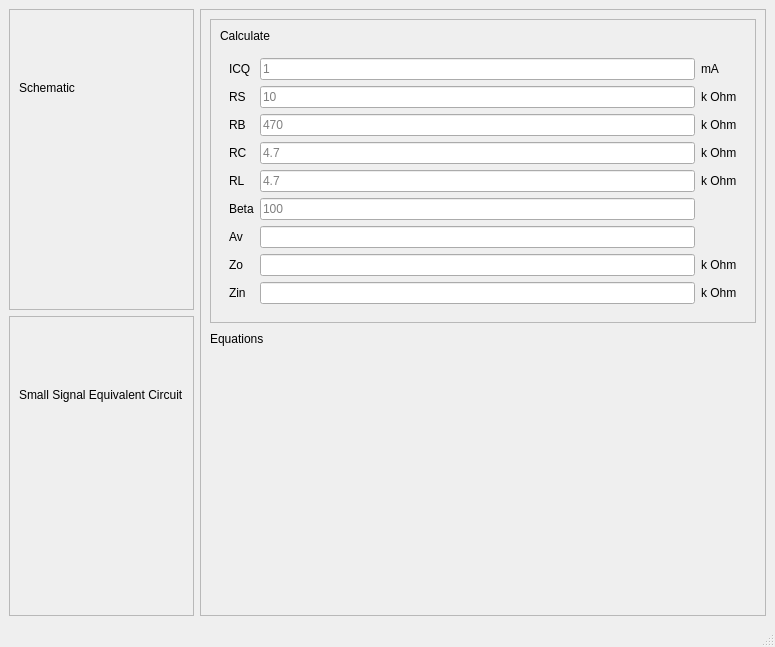
<?xml version="1.0" encoding="UTF-8"?>
<ui version="4.0">
 <class>CommonEmitter</class>
 <widget class="QMainWindow" name="CommonEmitter">
  <property name="geometry">
   <rect>
    <x>0</x>
    <y>0</y>
    <width>775</width>
    <height>647</height>
   </rect>
  </property>
  <property name="windowTitle">
   <string>Common Emitter Feedback Amplifier</string>
  </property>
  <widget class="QWidget" name="centralwidget">
   <layout class="QGridLayout" name="gridLayout">
    <item row="0" column="0">
     <layout class="QVBoxLayout" name="verticalLayout_2">
      <item>
       <widget class="QFrame" name="frame_4">
        <property name="sizePolicy">
         <sizepolicy hsizetype="Minimum" vsizetype="Minimum">
          <horstretch>0</horstretch>
          <verstretch>0</verstretch>
         </sizepolicy>
        </property>
        <property name="frameShape">
         <enum>QFrame::StyledPanel</enum>
        </property>
        <property name="frameShadow">
         <enum>QFrame::Raised</enum>
        </property>
        <layout class="QVBoxLayout" name="verticalLayout_9">
         <item>
          <layout class="QVBoxLayout" name="verticalLayout_10">
           <item>
            <widget class="QLabel" name="label_7">
             <property name="text">
              <string>Schematic</string>
             </property>
            </widget>
           </item>
           <item>
            <widget class="QLabel" name="label_8">
             <property name="text">
              <string/>
             </property>
             <property name="pixmap">
              <pixmap>schematic.png</pixmap>
             </property>
             <property name="alignment">
              <set>Qt::AlignCenter</set>
             </property>
            </widget>
           </item>
          </layout>
         </item>
        </layout>
       </widget>
      </item>
      <item>
       <widget class="QFrame" name="frame_5">
        <property name="frameShape">
         <enum>QFrame::StyledPanel</enum>
        </property>
        <property name="frameShadow">
         <enum>QFrame::Raised</enum>
        </property>
        <layout class="QVBoxLayout" name="verticalLayout_11">
         <item>
          <layout class="QVBoxLayout" name="verticalLayout_12">
           <item>
            <widget class="QLabel" name="label_9">
             <property name="text">
              <string>Small Signal Equivalent Circuit</string>
             </property>
            </widget>
           </item>
           <item>
            <widget class="QLabel" name="label_10">
             <property name="text">
              <string/>
             </property>
             <property name="pixmap">
              <pixmap>r-pi-beta-equivalent.png</pixmap>
             </property>
             <property name="alignment">
              <set>Qt::AlignCenter</set>
             </property>
            </widget>
           </item>
          </layout>
         </item>
        </layout>
       </widget>
      </item>
     </layout>
    </item>
    <item row="0" column="1">
     <layout class="QVBoxLayout" name="verticalLayout_16">
      <item>
       <widget class="QFrame" name="frame_6">
        <property name="frameShape">
         <enum>QFrame::StyledPanel</enum>
        </property>
        <property name="frameShadow">
         <enum>QFrame::Raised</enum>
        </property>
        <layout class="QVBoxLayout" name="verticalLayout_13">
         <item>
          <layout class="QVBoxLayout" name="verticalLayout_14">
           <item>
            <widget class="QFrame" name="frame_7">
             <property name="frameShape">
              <enum>QFrame::StyledPanel</enum>
             </property>
             <property name="frameShadow">
              <enum>QFrame::Raised</enum>
             </property>
             <layout class="QHBoxLayout" name="horizontalLayout">
              <item>
               <layout class="QVBoxLayout" name="verticalLayout_17">
                <item>
                 <widget class="QLabel" name="label_13">
                  <property name="text">
                   <string>Calculate</string>
                  </property>
                 </widget>
                </item>
                <item>
                 <widget class="QFrame" name="frame">
                  <layout class="QGridLayout" name="gridLayout_2">
                   <item row="1" column="0">
                    <widget class="QLabel" name="label_14">
                     <property name="text">
                      <string>RS</string>
                     </property>
                    </widget>
                   </item>
                   <item row="1" column="1">
                    <widget class="QLineEdit" name="RS_Edit">
                     <property name="placeholderText">
                      <string>10</string>
                     </property>
                    </widget>
                   </item>
                   <item row="2" column="0">
                    <widget class="QLabel" name="label_16">
                     <property name="text">
                      <string>RB</string>
                     </property>
                    </widget>
                   </item>
                   <item row="4" column="1">
                    <widget class="QLineEdit" name="RL_Edit">
                     <property name="placeholderText">
                      <string>4.7</string>
                     </property>
                    </widget>
                   </item>
                   <item row="0" column="0">
                    <widget class="QLabel" name="label_15">
                     <property name="text">
                      <string>ICQ</string>
                     </property>
                    </widget>
                   </item>
                   <item row="0" column="1">
                    <widget class="QLineEdit" name="ICQ_Edit">
                     <property name="placeholderText">
                      <string>1</string>
                     </property>
                    </widget>
                   </item>
                   <item row="2" column="1">
                    <widget class="QLineEdit" name="RB_Edit">
                     <property name="placeholderText">
                      <string>470</string>
                     </property>
                    </widget>
                   </item>
                   <item row="7" column="0">
                    <widget class="QLabel" name="label_21">
                     <property name="text">
                      <string>Zo</string>
                     </property>
                    </widget>
                   </item>
                   <item row="3" column="0">
                    <widget class="QLabel" name="label_17">
                     <property name="text">
                      <string>RC</string>
                     </property>
                    </widget>
                   </item>
                   <item row="3" column="1">
                    <widget class="QLineEdit" name="RC_Edit">
                     <property name="placeholderText">
                      <string>4.7</string>
                     </property>
                    </widget>
                   </item>
                   <item row="4" column="0">
                    <widget class="QLabel" name="label_18">
                     <property name="text">
                      <string>RL</string>
                     </property>
                    </widget>
                   </item>
                   <item row="5" column="0">
                    <widget class="QLabel" name="label_19">
                     <property name="text">
                      <string>Beta</string>
                     </property>
                    </widget>
                   </item>
                   <item row="5" column="1">
                    <widget class="QLineEdit" name="Beta_Edit">
                     <property name="placeholderText">
                      <string>100</string>
                     </property>
                    </widget>
                   </item>
                   <item row="6" column="0">
                    <widget class="QLabel" name="label_20">
                     <property name="text">
                      <string>Av</string>
                     </property>
                    </widget>
                   </item>
                   <item row="6" column="1">
                    <widget class="QLineEdit" name="Av_Edit">
                     <property name="enabled">
                      <bool>true</bool>
                     </property>
                     <property name="readOnly">
                      <bool>true</bool>
                     </property>
                    </widget>
                   </item>
                   <item row="7" column="1">
                    <widget class="QLineEdit" name="Zo_Edit">
                     <property name="enabled">
                      <bool>true</bool>
                     </property>
                     <property name="readOnly">
                      <bool>true</bool>
                     </property>
                    </widget>
                   </item>
                   <item row="8" column="0">
                    <widget class="QLabel" name="label_22">
                     <property name="text">
                      <string>Zin</string>
                     </property>
                    </widget>
                   </item>
                   <item row="8" column="1">
                    <widget class="QLineEdit" name="Zin_Edit">
                     <property name="enabled">
                      <bool>true</bool>
                     </property>
                     <property name="readOnly">
                      <bool>true</bool>
                     </property>
                    </widget>
                   </item>
                   <item row="0" column="2">
                    <widget class="QLabel" name="label">
                     <property name="text">
                      <string>mA</string>
                     </property>
                    </widget>
                   </item>
                   <item row="1" column="2">
                    <widget class="QLabel" name="label_2">
                     <property name="text">
                      <string>k Ohm</string>
                     </property>
                    </widget>
                   </item>
                   <item row="2" column="2">
                    <widget class="QLabel" name="label_3">
                     <property name="text">
                      <string>k Ohm</string>
                     </property>
                    </widget>
                   </item>
                   <item row="3" column="2">
                    <widget class="QLabel" name="label_4">
                     <property name="text">
                      <string>k Ohm</string>
                     </property>
                    </widget>
                   </item>
                   <item row="4" column="2">
                    <widget class="QLabel" name="label_5">
                     <property name="text">
                      <string>k Ohm</string>
                     </property>
                    </widget>
                   </item>
                   <item row="7" column="2">
                    <widget class="QLabel" name="label_6">
                     <property name="text">
                      <string>k Ohm</string>
                     </property>
                    </widget>
                   </item>
                   <item row="8" column="2">
                    <widget class="QLabel" name="label_23">
                     <property name="text">
                      <string>k Ohm</string>
                     </property>
                    </widget>
                   </item>
                  </layout>
                 </widget>
                </item>
               </layout>
              </item>
             </layout>
            </widget>
           </item>
           <item>
            <widget class="QLabel" name="label_11">
             <property name="sizePolicy">
              <sizepolicy hsizetype="Minimum" vsizetype="Minimum">
               <horstretch>0</horstretch>
               <verstretch>0</verstretch>
              </sizepolicy>
             </property>
             <property name="maximumSize">
              <size>
               <width>16777215</width>
               <height>20</height>
              </size>
             </property>
             <property name="text">
              <string>Equations</string>
             </property>
            </widget>
           </item>
           <item>
            <widget class="QLabel" name="label_12">
             <property name="text">
              <string/>
             </property>
             <property name="pixmap">
              <pixmap>equations.png</pixmap>
             </property>
             <property name="alignment">
              <set>Qt::AlignHCenter|Qt::AlignTop</set>
             </property>
            </widget>
           </item>
          </layout>
         </item>
        </layout>
       </widget>
      </item>
     </layout>
    </item>
   </layout>
  </widget>
  <widget class="QStatusBar" name="statusbar"/>
 </widget>
 <tabstops>
  <tabstop>ICQ_Edit</tabstop>
  <tabstop>RS_Edit</tabstop>
  <tabstop>RB_Edit</tabstop>
  <tabstop>RC_Edit</tabstop>
  <tabstop>RL_Edit</tabstop>
  <tabstop>Beta_Edit</tabstop>
  <tabstop>Av_Edit</tabstop>
  <tabstop>Zo_Edit</tabstop>
  <tabstop>Zin_Edit</tabstop>
 </tabstops>
 <resources/>
 <connections>
  <connection>
   <sender>ICQ_Edit</sender>
   <signal>editingFinished()</signal>
   <receiver>CommonEmitter</receiver>
   <slot>recalculate()</slot>
   <hints>
    <hint type="sourcelabel">
     <x>604</x>
     <y>82</y>
    </hint>
    <hint type="destinationlabel">
     <x>387</x>
     <y>323</y>
    </hint>
   </hints>
  </connection>
  <connection>
   <sender>RB_Edit</sender>
   <signal>editingFinished()</signal>
   <receiver>CommonEmitter</receiver>
   <slot>recalculate()</slot>
   <hints>
    <hint type="sourcelabel">
     <x>604</x>
     <y>158</y>
    </hint>
    <hint type="destinationlabel">
     <x>387</x>
     <y>323</y>
    </hint>
   </hints>
  </connection>
  <connection>
   <sender>RS_Edit</sender>
   <signal>editingFinished()</signal>
   <receiver>CommonEmitter</receiver>
   <slot>recalculate()</slot>
   <hints>
    <hint type="sourcelabel">
     <x>604</x>
     <y>120</y>
    </hint>
    <hint type="destinationlabel">
     <x>387</x>
     <y>323</y>
    </hint>
   </hints>
  </connection>
  <connection>
   <sender>RL_Edit</sender>
   <signal>editingFinished()</signal>
   <receiver>CommonEmitter</receiver>
   <slot>recalculate()</slot>
   <hints>
    <hint type="sourcelabel">
     <x>604</x>
     <y>234</y>
    </hint>
    <hint type="destinationlabel">
     <x>387</x>
     <y>323</y>
    </hint>
   </hints>
  </connection>
  <connection>
   <sender>RC_Edit</sender>
   <signal>editingFinished()</signal>
   <receiver>CommonEmitter</receiver>
   <slot>recalculate()</slot>
   <hints>
    <hint type="sourcelabel">
     <x>604</x>
     <y>196</y>
    </hint>
    <hint type="destinationlabel">
     <x>387</x>
     <y>323</y>
    </hint>
   </hints>
  </connection>
  <connection>
   <sender>Beta_Edit</sender>
   <signal>editingFinished()</signal>
   <receiver>CommonEmitter</receiver>
   <slot>recalculate()</slot>
   <hints>
    <hint type="sourcelabel">
     <x>604</x>
     <y>272</y>
    </hint>
    <hint type="destinationlabel">
     <x>387</x>
     <y>323</y>
    </hint>
   </hints>
  </connection>
 </connections>
 <slots>
  <slot>recalculate()</slot>
 </slots>
</ui>
